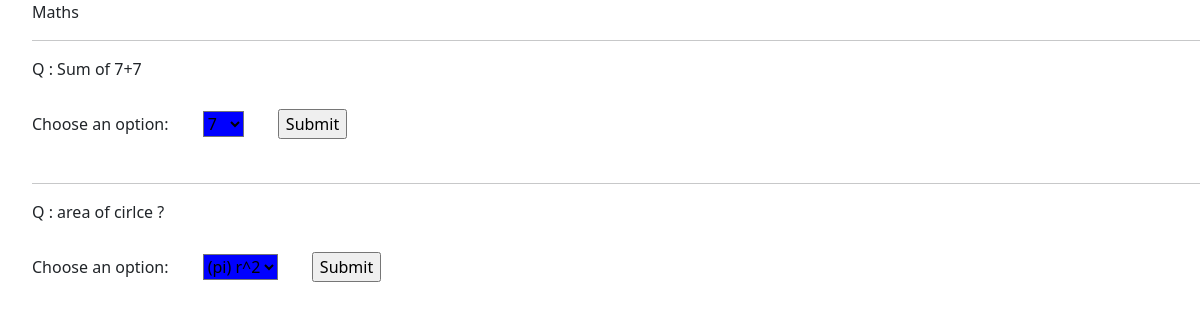
Page /test/1/ on the earlier database version.
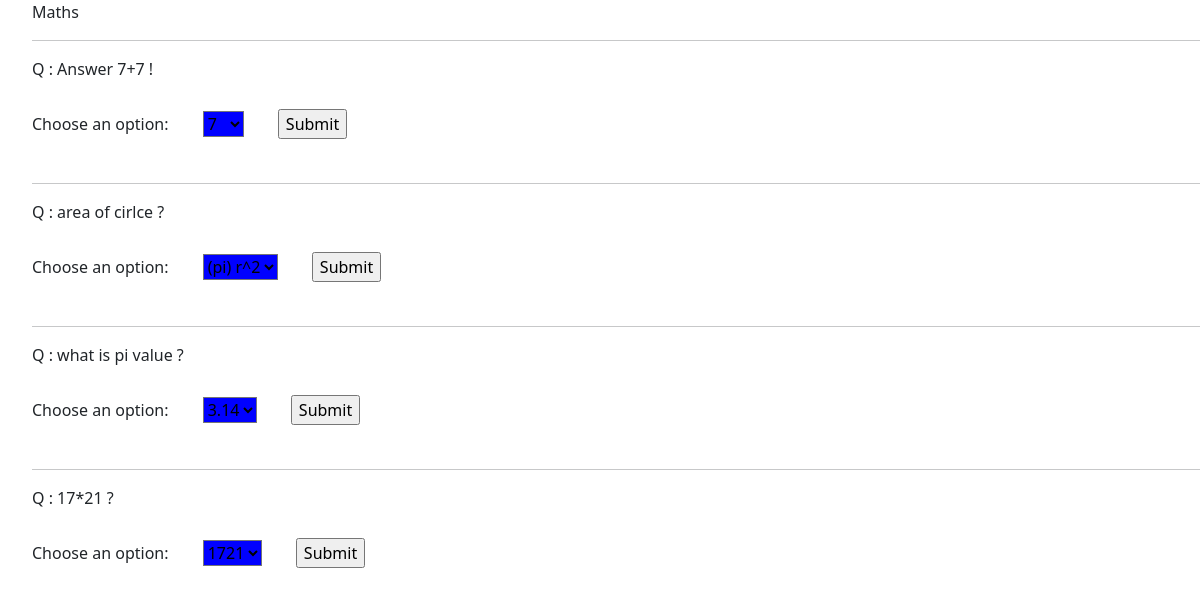
Same page on the later database version.
### testques/models.py (models this page shows, shortened)
class Group(models.Model):
	group_name = models.CharField(max_length=100)
	question = models.ManyToManyField(Question)
	def __str__(self):
		return self.group_name

class Question(models.Model):
	question_text = models.CharField(max_length=300)

### testques/views.py (the view)
# urls.py: path('<int:pk>/', views.DetailView.as_view(), name="detail"),
class DetailView(generic.DetailView):
	model = Group
	template_name = 'detail.html'

### testques/templates/detail.html (shortened to what this page needs)
{% extends 'base.html' %}
{%  block body %}
	<ul>
		{{group}}
	{% for ques in group.question.all %}
	<hr>
		<li style="list-style-type: none;">Q : {{ques.question_text}}</li>
		<form action="#" method="POST">
		<label for="op_id">Choose an option:</label>
		<select name="op_id" style="background-color: blue; margin: 30px;">
		{% for option in ques.option_set.all %}
			<option class="bt-op" value="{{option.id}}">{{option.option_text}}</option>
		{% endfor %}
		</select>
		<input type="submit" name="submit" value="Submit">
	</form>
	{% endfor %}
	</ul>
{% endblock %}

### testques/templates/base.html (shortened to what this page needs)
<!DOCTYPE html>
<html>
<head>
	<link href="https://cdn.jsdelivr.net/npm/bootstrap@5.1.0/dist/css/bootstrap.min.css" rel="stylesheet">
</head>
<body>
{%  block body %}<a href="/test/"><button class="btn btn-primary" type="button">Button</button></a> {% endblock %}
</body>
</html>

Differences in the rows shown:
changed Question: question_text "Sum of 7+7" → "Answer 7+7 !"
added Question: question_text "what is pi value ?"
added Question: question_text "17*21 ?"
